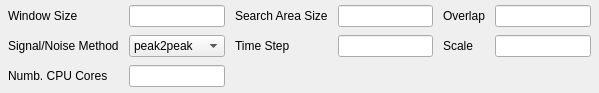
             <widget class="QWidget" name="ProPage">
              <property name="geometry">
               <rect>
                <x>0</x>
                <y>0</y>
                <width>599</width>
                <height>93</height>
               </rect>
              </property>
              <attribute name="label">
               <string>Process</string>
              </attribute>
              <layout class="QGridLayout" name="gridLayout_8">
               <property name="leftMargin">
                <number>8</number>
               </property>
               <property name="topMargin">
                <number>0</number>
               </property>
               <property name="rightMargin">
                <number>8</number>
               </property>
               <property name="bottomMargin">
                <number>0</number>
               </property>
               <item row="0" column="0">
                <layout class="QGridLayout" name="gridLayout_9">
                 <property name="horizontalSpacing">
                  <number>10</number>
                 </property>
                 <property name="verticalSpacing">
                  <number>8</number>
                 </property>
                 <item row="1" column="6">
                  <widget class="QLineEdit" name="pro_scale_LE">
                   <property name="text">
                    <string/>
                   </property>
                   <property name="placeholderText">
                    <string/>
                   </property>
                  </widget>
                 </item>
                 <item row="0" column="4">
                  <widget class="QLineEdit" name="pro_searcharea_LE">
                   <property name="text">
                    <string/>
                   </property>
                   <property name="placeholderText">
                    <string/>
                   </property>
                  </widget>
                 </item>
                 <item row="2" column="0" colspan="2">
                  <widget class="QLabel" name="label_8">
                   <property name="text">
                    <string>Numb. CPU Cores</string>
                   </property>
                  </widget>
                 </item>
                 <item row="0" column="5">
                  <widget class="QLabel" name="label_7">
                   <property name="text">
                    <string>Overlap</string>
                   </property>
                  </widget>
                 </item>
                 <item row="1" column="3">
                  <widget class="QLabel" name="label_10">
                   <property name="text">
                    <string>Time Step</string>
                   </property>
                  </widget>
                 </item>
                 <item row="1" column="5">
                  <widget class="QLabel" name="label_12">
                   <property name="text">
                    <string>Scale</string>
                   </property>
                  </widget>
                 </item>
                 <item row="1" column="0" colspan="2">
                  <widget class="QLabel" name="label_11">
                   <property name="text">
                    <string>Signal/Noise Method</string>
                   </property>
                  </widget>
                 </item>
                 <item row="1" column="2">
                  <widget class="QComboBox" name="pro_sig2noise_CB">
                   <item>
                    <property name="text">
                     <string>peak2peak</string>
                    </property>
                   </item>
                   <item>
                    <property name="text">
                     <string>peak2mean</string>
                    </property>
                   </item>
                   <item>
                    <property name="text">
                     <string>None</string>
                    </property>
                   </item>
                  </widget>
                 </item>
                 <item row="1" column="4">
                  <widget class="QLineEdit" name="pro_timestep_LE">
                   <property name="text">
                    <string/>
                   </property>
                   <property name="placeholderText">
                    <string/>
                   </property>
                  </widget>
                 </item>
                 <item row="2" column="2">
                  <widget class="QLineEdit" name="pro_ncpus_LE">
                   <property name="text">
                    <string/>
                   </property>
                   <property name="placeholderText">
                    <string/>
                   </property>
                  </widget>
                 </item>
                 <item row="0" column="6">
                  <widget class="QLineEdit" name="pro_overlap_LE">
                   <property name="text">
                    <string/>
                   </property>
                   <property name="placeholderText">
                    <string/>
                   </property>
                  </widget>
                 </item>
                 <item row="0" column="3">
                  <widget class="QLabel" name="label_4">
                   <property name="text">
                    <string>Search Area Size</string>
                   </property>
                  </widget>
                 </item>
                 <item row="0" column="0" colspan="2">
                  <widget class="QLabel" name="label_9">
                   <property name="text">
                    <string>Window Size</string>
                   </property>
                  </widget>
                 </item>
                 <item row="0" column="2">
                  <widget class="QLineEdit" name="pro_windowsize_LE">
                   <property name="text">
                    <string/>
                   </property>
                   <property name="placeholderText">
                    <string/>
                   </property>
                  </widget>
                 </item>
                </layout>
               </item>
              </layout>
             </widget>
